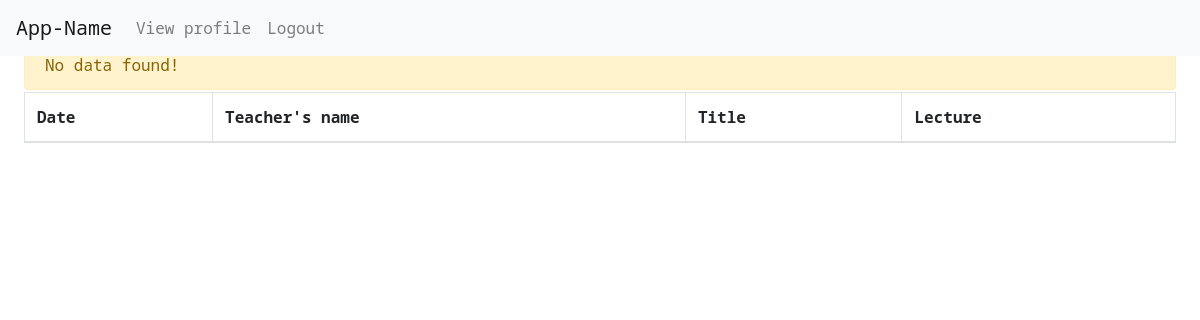
The page /studentView.php on the database as committed earlier.
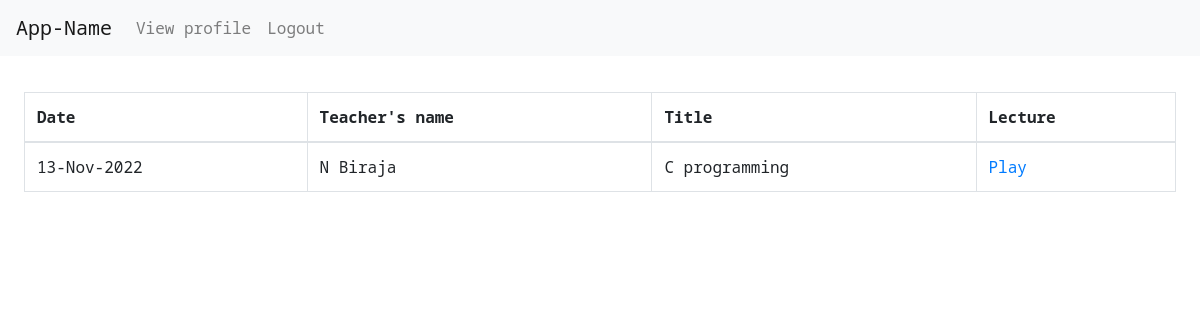
The same page on the database as committed later.
### tables this page shows
CREATE TABLE `lecturelinks` (
  `slno` int(11) NOT NULL,
  `teacherid` int(11) NOT NULL,
  `date` date NOT NULL,
  `title` varchar(100) NOT NULL,
  `description` text NOT NULL,
  `video` varchar(255) NOT NULL
);

CREATE TABLE `userdetails` (
  `id` int(11) NOT NULL,
  `name` varchar(100) NOT NULL,
  `email` varchar(100) NOT NULL,
  `image` varchar(255) NOT NULL,
  `password` varchar(15) NOT NULL,
  `category` int(11) NOT NULL
);

### studentView.php (the view, shortened to what this page needs)
<?php
$dbUsername = "root";
$dbPassword = "";
$dbName = "7thsemprojectdatabase";
?>
<!DOCTYPE html>
<html>
<head>
    <link rel="stylesheet" href="https://cdn.jsdelivr.net/npm/bootstrap@4.6.1/dist/css/bootstrap.min.css">
</head>
<body>
    <nav class="navbar navbar-expand-lg navbar-light bg-light">
        <a class="navbar-brand" href="#">App-Name</a>
        <div class="collapse navbar-collapse" id="navbarNav">
            <ul class="navbar-nav">
                <li class="nav-item">
                    <a class="nav-link" href="viewProfile.php">View profile</a>
                </li>
                <li class="nav-item">
                    <a class="nav-link" href="logout.php">Logout</a>
                </li>
            </ul>
        </div>
    </nav>
    <table class="table table-bordered">
        <thead>
            <tr>
                <th scope="col">Date</th>
                <th scope="col">Teacher's name</th>
                <th scope="col">Title</th>
                <th scope="col">Lecture</th>
            </tr>
        </thead>
        <tbody>
            <?php
            try {
                $conn = new mysqli("localhost", $dbUsername, $dbPassword, $dbName);
            } catch (Exception $e) {
                echo '<div class="alert alert-danger alert-box" role="alert">
                Cannot connect to database. Error: ' . $conn->connect_error . '
                .</div>';
                exit(0);
            }
            $sql = "SELECT * FROM lecturelinks";
            $result = $conn->query($sql);
            if ($result->num_rows > 0) {
                while ($row = $result->fetch_assoc()) {
                    $row['date'] = date('d-M-Y', strtotime($row['date']));
                    $teacherId = $row['teacherid'];
                    $sql1 = "SELECT name FROM userdetails WHERE id='$teacherId'";
                    $result1 = $conn->query($sql1);
                    $row1 = $result1->fetch_assoc();
                    echo '<tr>
                    <td>' . $row['date'] . '</td>
                    <td>' . $row1['name'] . '</td>
                    <td>' . $row['title'] . '</td>
                    <td><a href="videoPlayer.php?slno=' . $row['slno'] . '" target="_blank">Play</a></td>
                </tr>';
                }
            } else {
                echo '<div class="alert alert-warning alert-box" role="alert">
                No data found!</div>';
                exit(0);
            }
            ?>
        </tbody>
    </table>
</body>
</html>

### studentView.php (style rules this page uses)
* { font-family: 'Noto Sans Mono'; }
table { margin-top: 3%; margin-left: 2%; margin-right: 2%; max-width: 96%; overflow: scroll; }
.alert-box { position: absolute; top: 5%; width: 96%; z-index: -1; margin-left: 2%; }

Rows that differ between the two databases and show on the page:
added lecturelinks: date "13-Nov-2022", userdetails.name "N Biraja", title "C programming"
Other text that changed with them:
text no longer shown: "No data found!"
